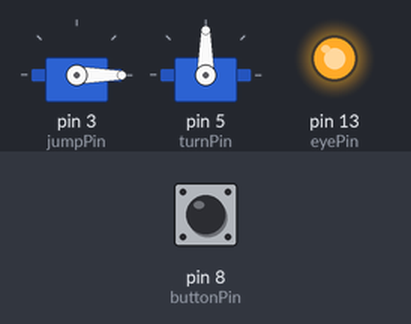
Simulated run of this sketch. Board: Arduino Uno, built with avr-gcc and run on an emulated ATmega328P. On the bench: 2 × servo, output pins drawn as LEDs (lit = HIGH). The inputs (shaded band) are chosen by the test bench; at power-on: pin 8 (buttonPin) HIGH. What the sketch prints to the serial monitor is not drawn.

Above: at 0.1 s.
Timing chart, 0 to 1.6 s (numbered marks = the images above):
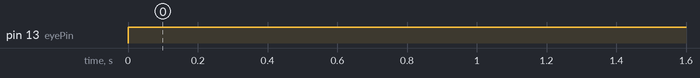

Measured:
- by itself, pin 13 (eyePin): LOW → HIGH at 0.00 s

The sketch:

wheatley-rewrite.ino
```cpp
#include <Servo.h>

Servo jumpServ;
Servo turnServ;
const int jumpPin = 3;
const int turnPin = 5;
int turnPos = 90;

int buttonPin = 8;
int eyePin = 13;

unsigned long currentTime;

const long blinkTime = 5000;
unsigned long blinkTimer = 0;

bool blinking;
unsigned long blinkingTimer = 0;

bool jumping;
unsigned long jumpingTimer = 0;

bool idle = true;
bool buttonPressed = false;

void blinkEye(int times, int blinkDelay);

void setup() {
  Serial.begin(9600);

  jumpServ.attach(jumpPin);
  turnServ.attach(turnPin);

  pinMode(buttonPin, INPUT);
  pinMode(eyePin, OUTPUT);

  digitalWrite(buttonPin, HIGH);

  jumpServ.write(0);
  turnServ.write(turnPos);
}

void loop() {
  currentTime = millis();

  if (digitalRead(buttonPin) == LOW && !buttonPressed) {
    buttonPressed = true;
  } else if (digitalRead(buttonPin) == HIGH && buttonPressed) {
    buttonPressed = false;
  }

  if (idle) {
    if (buttonPressed) {
      Serial.println("3");
      blinkEye(3, 100);
      jump(30, 200);
    } else {
      if (currentTime >= blinkTimer) {
        blinkTimer = currentTime + blinkTime;
        blinkEye(1, 0);
        Serial.println("1");
      }
    }
  }

}

void jump(int Angle, int jumpDelay) {
  //  int jump = 0;
  //  jumping = false;
  //  while (jump < 2) {
  //    Serial.println(jump);
  //    if (currentTime >= jumpingTimer) {
  //      jumpingTimer = currentTime + jumpDelay;
  //      jumping = !jumping;
  //      jump++;
  //    }
  //    if (jumping) {
  //      jumpServ.write(0);
  //    } else {
  //      jumpServ.write(Angle);
  //    }
  //
  //  }
  jumpServ.write(Angle);
  delay(jumpDelay);
  jumpServ.write(0);

}

void blinkEye(int times, int blinkDelay) {
  int blinknum = 0;
  blinking = false;
  while (blinknum < 2 * times + 1) {
    if (currentTime >= blinkingTimer) {
      blinkingTimer = currentTime + blinkDelay;
      blinking = !blinking;
      blinknum++;
    }
    if (blinking) {
      digitalWrite(eyePin, HIGH);
    } else {
      digitalWrite(eyePin, LOW);
    }
  }
}
```
